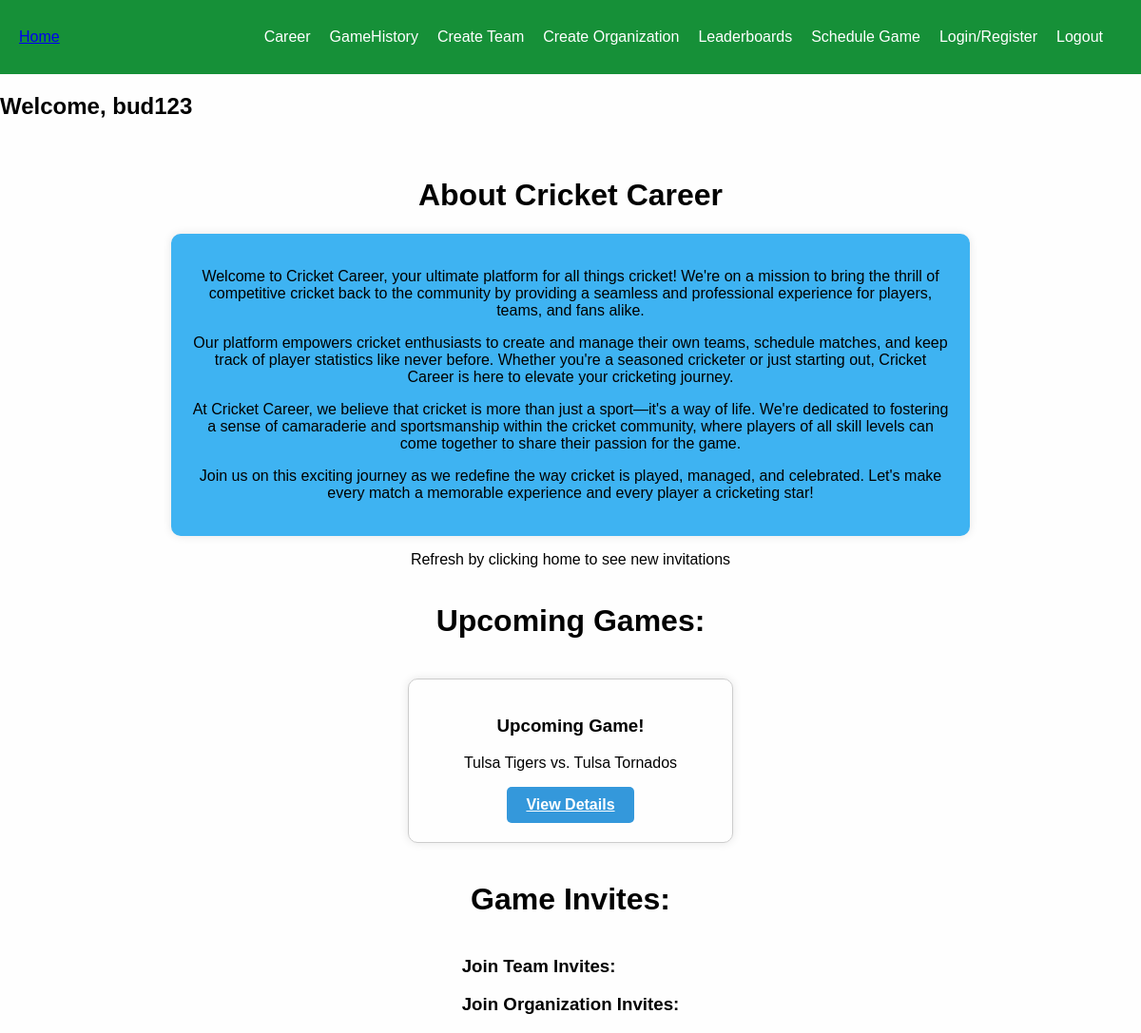
The page / (signed in) on the database as committed earlier.
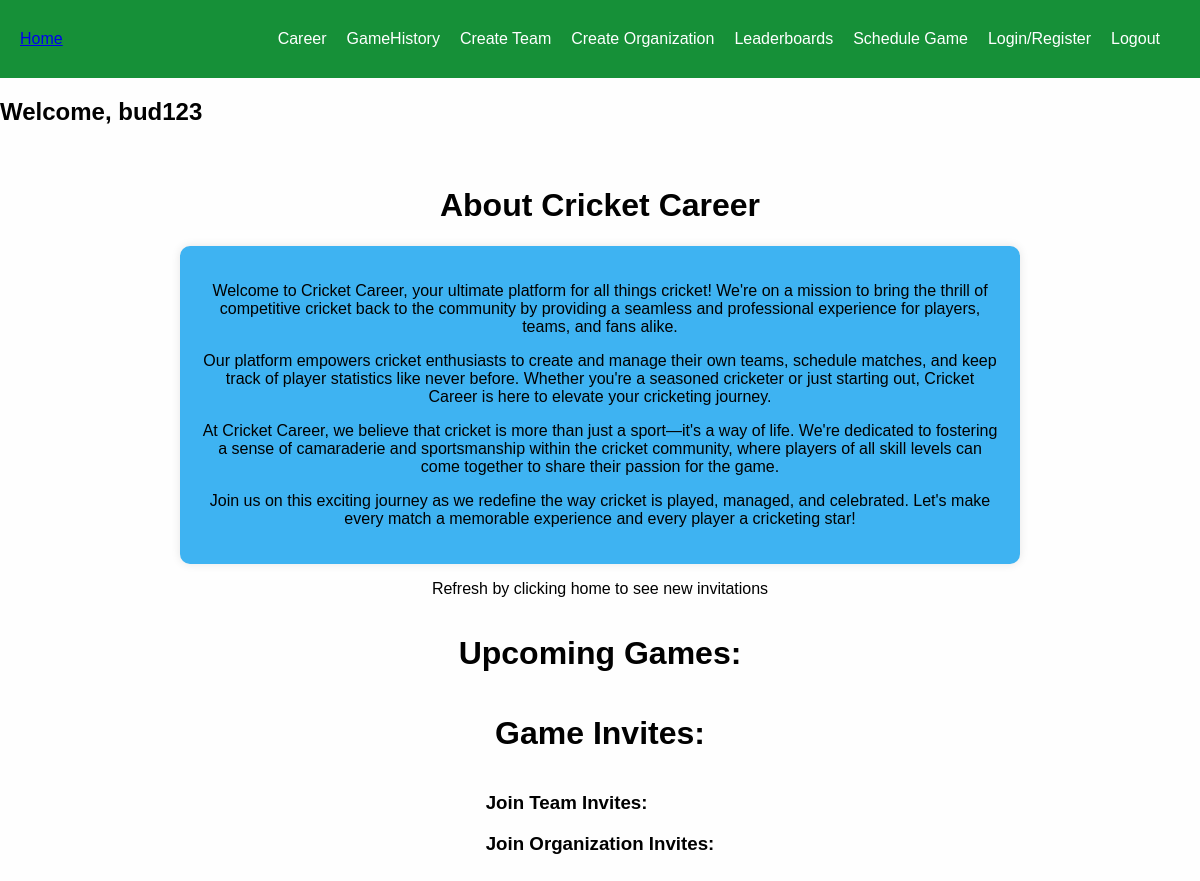
The same page on the database as committed later.
### base/models.py (models this page shows, shortened)
class Game(models.Model):
    entering_stats = models.BooleanField(default=False,null=True,blank=False) # true if stat entering has began, this is set to true when the inilize game info is submitted
    doneStats = models.BooleanField(default=False,null=True,blank=False) # true is stat entering has concluded, this is set to true when the last over of the last innings is iterated through
    archived = models.BooleanField(default=False,null=True,blank=False) # this is set to true when the user confirms that there is no edits to make to the stats entered.
    winner = models.ForeignKey(Team,on_delete=models.SET_NULL,null=True, related_name="winner",blank=True)
    team1 = models.ForeignKey(Team,on_delete=models.SET_NULL,null=True, related_name="team1")  # team that sent invite
    team2 = models.ForeignKey(Team,on_delete=models.SET_NULL,null=True, related_name="team2")
    temporary = models.BooleanField(default=False,null=True,blank=False)
    batting1_team = models.ForeignKey(Team,on_delete=models.SET_NULL,null=True, related_name="batting1")
    bowling1_team = models.ForeignKey(Team,on_delete=models.SET_NULL,null=True, related_name="bowling1")
    batting2_team = models.ForeignKey(Team,on_delete=models.SET_NULL,null=True, related_name="batting2")
    bowling2_team  = models.ForeignKey(Team,on_delete=models.SET_NULL,null=True, related_name="bowling2")
    date = models.CharField(max_length=200,null=True)
    year = models.CharField(max_length=200,null=True)
    month = models.CharField(max_length=200,null=True)
    day = models.CharField(max_length=200,null=True)
    time = models.CharField(max_length=200,null=True)
    location = models.CharField(max_length=200,null=True)
    overs = models.IntegerField(default=0,null=True,blank=True)
    batting_score1 = models.IntegerField(default=0,null=True,blank=True) # number of runs for the first batting team
    batting_score2 = models.IntegerField(default=0,null=True,blank=True) # number of runs for second batting team
    bowling_score1 = models.IntegerField(default=0,null=True,blank=True) # number of wickets for the frist bowling team
    bowling_score2 = models.IntegerField(default=0,null=True,blank=True) # number of wickets for the second bowling team
    current_innings =  models.IntegerField(default=1,  null=True,blank=True)
    current_over = models.IntegerField(default=1,  null=True,blank=True)
    current_ball = models.IntegerField(default=1,  null=True,blank=True)
    ball1 = models.CharField(max_length=200,null=True) # icon of first ball in current over
    ball2 = models.CharField(max_length=200,null=True)
    ball3 = models.CharField(max_length=200,null=True)
    ball4 = models.CharField(max_length=200,null=True)
    ball5 = models.CharField(max_length=200,null=True)
    ball6 = models.CharField(max_length=200,null=True)
    on_strike_batsman = models.OneToOneField("Player", related_name="on_strike_batsman",on_delete=models.SET_NULL,null=True,blank=True,unique=False)
    off_strike_batsman = models.OneToOneField("Player", related_name="off_strike_batsman",on_delete=models.SET_NULL,null=True,blank=True,unique=False)
    current_bowler = models.OneToOneField("Player", related_name="current_bowler",on_delete=models.SET_NULL,null=True,blank=True,unique=False)
    players_stats = models.ManyToManyField("PlayerGameStat", related_name="players_stats", blank=True)

class Team(models.Model):
    name = models.CharField(max_length=200,null=True)
    captain = models.OneToOneField("Player", related_name="captain",on_delete=models.SET_NULL,null=True,blank=True,unique=False)
    players = models.ManyToManyField("Player", related_name="players", blank=True)
    games_played = models.IntegerField(default=0,null=True,blank=True)
    games_won = models.IntegerField(default=0,null=True,blank=True)
    runs_average = models.FloatField(default=0,null=True,blank=True)
    wickets_average = models.FloatField(default=0,null=True,blank=True)
    games = models.ManyToManyField("Game", related_name="gammes", blank=True)
    temporary = models.BooleanField(default=False,null=True,blank=False)

### base/views.py (the view, shortened to what this page needs)
# urls.py: path("", views.home, name="home"),
def home(request):
    user = request.user
    """for u in Player.objects.all():
        for t in Team.objects.all():
            if u in list(t.players.all()):
                u.teams.add(t)
                u.save()"""
    if user.is_authenticated == False:
        context = {}
        return render(request, "base/home.html", context)
    upcoming_games = []  # all games with completed=False
    for g in user.games.all():
        if g.entering_stats == False:
            upcoming_games.append(g)
    invites = user.team_invites.all()
    game_invites = user.game_invites.all()
    org_invites = user.org_invites.all()
    team_accept = request.POST.get("Accept")  # accept-val = "team-id#invite-id"
    team_decline = request.POST.get("Decline")
    game_accept = request.POST.get("Accept Game")
    game_decline = request.POST.get("Decline Game")
    org_accept = request.POST.get("AcceptOrg")
    org_decline = request.POST.get("DeclineOrg")
    context = {"games":upcoming_games, "invites":invites, "game_invites":game_invites, "org_invites":org_invites}
    return render(request, "base/home.html", context)

### base/templates/base/home.html (shortened to what this page needs)
{% extends 'main.html' %}
{% load static %}
{% block content %}
<div class="home-container">
    <h1>About Cricket Career</h1>
    <div class="rounded-box">
        <p>Welcome to Cricket Career, your ultimate platform for all things cricket! We're on a mission to bring the thrill of competitive cricket back to the community by providing a seamless and professional experience for players, teams, and fans alike.</p>
        <p>Our platform empowers cricket enthusiasts to create and manage their own teams, schedule matches, and keep track of player statistics like never before. Whether you're a seasoned cricketer or just starting out, Cricket Career is here to elevate your cricketing journey.</p>
        <p>At Cricket Career, we believe that cricket is more than just a sport—it's a way of life. We're dedicated to fostering a sense of camaraderie and sportsmanship within the cricket community, where players of all skill levels can come together to share their passion for the game.</p>
        <p>Join us on this exciting journey as we redefine the way cricket is played, managed, and celebrated. Let's make every match a memorable experience and every player a cricketing star!</p>
    </div>
        <p>Refresh by clicking home to see new invitations</p>
        <h1>Upcoming Games:</h1>
        <div>
            {% for game in games %}
                <div class="upcoming-game-card">
                    <h3>Upcoming Game!</h3>
                    <div class="game-teams">
                        <p>{{game.team1.name}} vs. {{game.team2.name}}</p>
                    </div>
                    <div class="buttons">
                        <a  class="view-details-button" href="{% url 'view-game' game.id %}">View Details</a>
                    </div>
                </div>
            {% endfor %}
        </div>
        <h1>Game Invites: </h1>
        <div>
        <h3>Join Team Invites:</h3>
        <h3>Join Organization Invites:</h3>
    </div>
</div>
{% endblock %}

Rows that differ between the two databases and show on the page:
removed Game: team1.name "Tulsa Tigers", team2.name "Tulsa Tornados"
